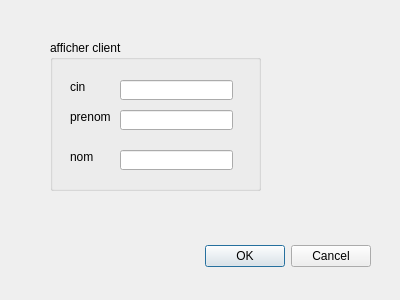
<?xml version="1.0" encoding="UTF-8"?>
<ui version="4.0">
 <class>Dialog</class>
 <widget class="QDialog" name="Dialog">
  <property name="geometry">
   <rect>
    <x>0</x>
    <y>0</y>
    <width>400</width>
    <height>300</height>
   </rect>
  </property>
  <property name="windowTitle">
   <string>afficher client</string>
  </property>
  <widget class="QDialogButtonBox" name="buttonBox">
   <property name="geometry">
    <rect>
     <x>30</x>
     <y>240</y>
     <width>341</width>
     <height>32</height>
    </rect>
   </property>
   <property name="orientation">
    <enum>Qt::Horizontal</enum>
   </property>
   <property name="standardButtons">
    <set>QDialogButtonBox::Cancel|QDialogButtonBox::Ok</set>
   </property>
  </widget>
  <widget class="QGroupBox" name="groupBox">
   <property name="geometry">
    <rect>
     <x>50</x>
     <y>40</y>
     <width>211</width>
     <height>151</height>
    </rect>
   </property>
   <property name="title">
    <string>afficher client</string>
   </property>
   <widget class="QLabel" name="label">
    <property name="geometry">
     <rect>
      <x>20</x>
      <y>40</y>
      <width>47</width>
      <height>14</height>
     </rect>
    </property>
    <property name="text">
     <string>cin</string>
    </property>
   </widget>
   <widget class="QLabel" name="label_2">
    <property name="geometry">
     <rect>
      <x>20</x>
      <y>70</y>
      <width>47</width>
      <height>14</height>
     </rect>
    </property>
    <property name="text">
     <string>prenom</string>
    </property>
   </widget>
   <widget class="QLabel" name="label_3">
    <property name="geometry">
     <rect>
      <x>20</x>
      <y>110</y>
      <width>47</width>
      <height>14</height>
     </rect>
    </property>
    <property name="text">
     <string>nom</string>
    </property>
   </widget>
   <widget class="QLineEdit" name="lineEditCIN">
    <property name="geometry">
     <rect>
      <x>70</x>
      <y>40</y>
      <width>113</width>
      <height>20</height>
     </rect>
    </property>
    <property name="readOnly">
     <bool>true</bool>
    </property>
   </widget>
   <widget class="QLineEdit" name="lineEditPRENOM">
    <property name="geometry">
     <rect>
      <x>70</x>
      <y>70</y>
      <width>113</width>
      <height>20</height>
     </rect>
    </property>
    <property name="readOnly">
     <bool>true</bool>
    </property>
   </widget>
   <widget class="QLineEdit" name="lineEditNOM">
    <property name="geometry">
     <rect>
      <x>70</x>
      <y>110</y>
      <width>113</width>
      <height>20</height>
     </rect>
    </property>
    <property name="readOnly">
     <bool>true</bool>
    </property>
   </widget>
  </widget>
 </widget>
 <resources/>
 <connections>
  <connection>
   <sender>buttonBox</sender>
   <signal>accepted()</signal>
   <receiver>Dialog</receiver>
   <slot>accept()</slot>
   <hints>
    <hint type="sourcelabel">
     <x>248</x>
     <y>254</y>
    </hint>
    <hint type="destinationlabel">
     <x>157</x>
     <y>274</y>
    </hint>
   </hints>
  </connection>
  <connection>
   <sender>buttonBox</sender>
   <signal>rejected()</signal>
   <receiver>Dialog</receiver>
   <slot>reject()</slot>
   <hints>
    <hint type="sourcelabel">
     <x>316</x>
     <y>260</y>
    </hint>
    <hint type="destinationlabel">
     <x>286</x>
     <y>274</y>
    </hint>
   </hints>
  </connection>
 </connections>
</ui>
